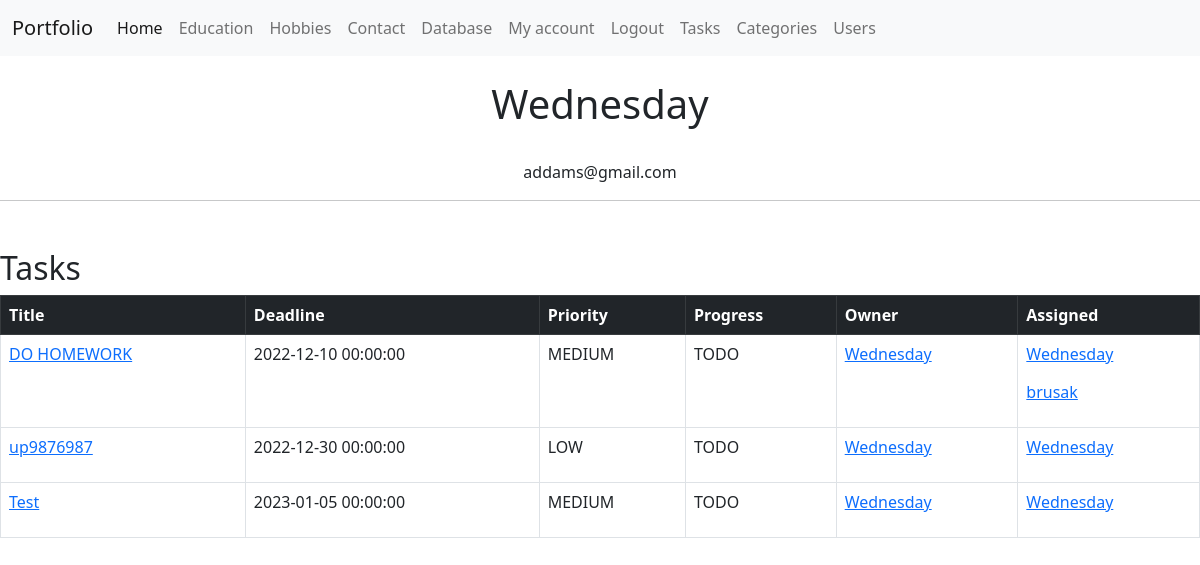
The page /user/profile/2 (signed in) on the database as committed earlier.
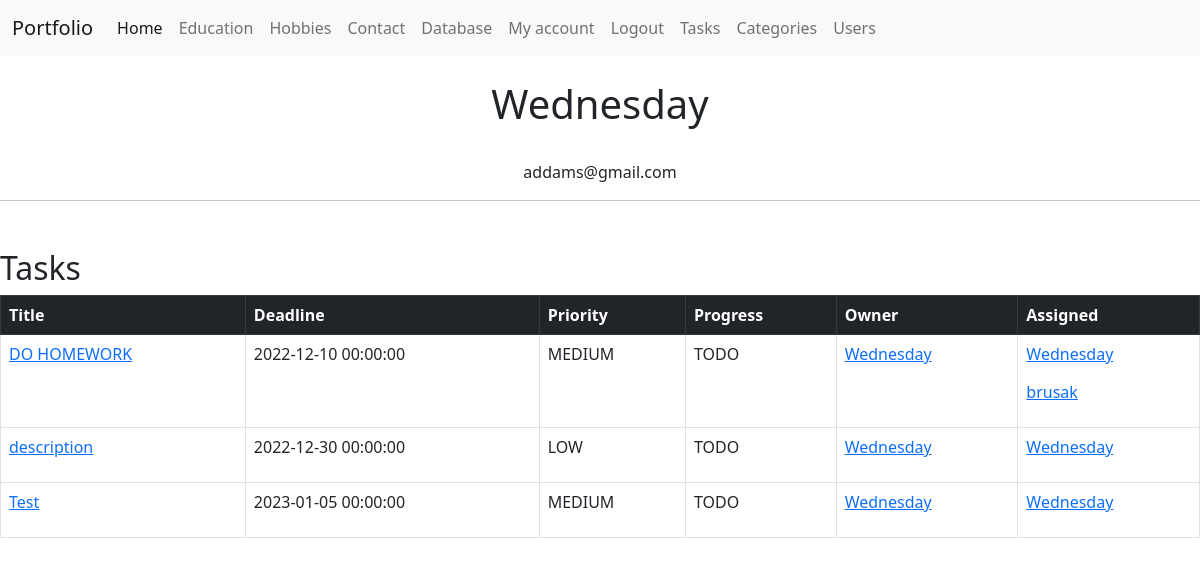
The same page on the database as committed later.
### app/to_do/models.py (models this page shows, shortened)
class Task(db.Model):
    id = db.Column(db.Integer, primary_key=True, autoincrement=True)
    title = db.Column(db.String(120), nullable=False)
    description = db.Column(db.String(2000), nullable=True)
    created = db.Column(db.DateTime, default=datetime.now())
    modified = db.Column(db.DateTime, default=datetime.now, onupdate=datetime.now)
    deadline = db.Column(db.DateTime)
    priority = db.Column(db.Enum(Priority, values_callable=lambda x: [str(member.value) for member in Priority]))
    progress = db.Column(db.Enum(Progress, values_callable=lambda x: [str(member.value) for member in Progress]))
    owner_id = db.Column(db.Integer, db.ForeignKey('user.id'), nullable=False)
    category_id = db.Column(db.Integer, db.ForeignKey('category.id'))
    users = db.relationship('User', secondary=task_user, backref=db.backref('tasks', lazy='dynamic'), lazy='dynamic')
    comments = db.relationship('Comment', backref='tasks', lazy='dynamic')

### app/account/models.py (models this page shows, shortened)
class User(db.Model, UserMixin) :
    id = db.Column(db.Integer, primary_key=True)
    username = db.Column(db.String(20), unique=True, nullable=False)
    email = db.Column(db.String(120), unique=True, nullable=False)
    image_file = db.Column(db.String(20), nullable=False, default='default.jpg')
    about_me = db.Column(db.String(120), nullable=True)
    last_seen = db.Column(db.DateTime, default=now())
    password = db.Column(db.String(60), nullable=False)
    tasks_owned = db.relationship('Task', backref='owner', lazy='dynamic')
    comments = db.relationship('Comment', backref='users', lazy='dynamic')
    @property
    def password_hash(self):
        raise AttributeError('Is not readable')

### app/to_do/views.py (the view)
@to_do_bp.route('/user/profile/<int:user_id>')
@login_required
def user_profile(user_id):
    user_info = User.query.filter_by(id=user_id).first()
    task_list = user_info.tasks
    return render_template('user.html', user_info=user_info, task_list=task_list)

### app/account/models.py (called while the page is built)
@login_manager.user_loader
def user_loader(user_id):
    return User.query.get(int(user_id))

### app/to_do/templates/to_do/user.html (shortened to what this page needs)
{% extends 'layout.html' %}
{% block name %}
<br>
<h1 class="text-center">{{ user_info.username }} </h1>
<br>
<p class="text-center">{{ user_info.email }} </p>
{% endblock %}
{% block body %}
<h2>Tasks</h2>
<table class="table table-hover table-bordered">
  <thead class="table-dark">
    <tr>
      <th scope="col">Title</th>
      <th scope="col">Deadline</th>
      <th scope="col">Priority</th>
      <th scope="col">Progress</th>
      <th scope="col">Owner</th>
      <th scope="col">Assigned</th>
    </tr>
  </thead>
  <tbody>
    {% for task in task_list %}
    <tr>
      <td><a href="{{ url_for('to_do.task', id=task.id) }}">{{ task.title }}</a></td>
      <td>{{ task.deadline }}</td>
      <td>{{ task.priority.name }}</td>
      <td>{{ task.progress.name }}</td>
      <td><a href="{{ url_for('to_do.user_profile', user_id=task.owner_id) }}">{{ task.owner.username }}</a></td>
      <td>
        {% for user in task.users %}
        <p><a href="{{ url_for('to_do.user_profile', user_id=user.id) }}">{{ user.username }}</a></p>
        {% endfor %}
      </td>
    </tr>
  </tbody>
  {% endfor%}
</table>
{% endblock %}

Rows that differ between the two databases and show on the page:
changed Task "LOW": title "up9876987" → "description"
